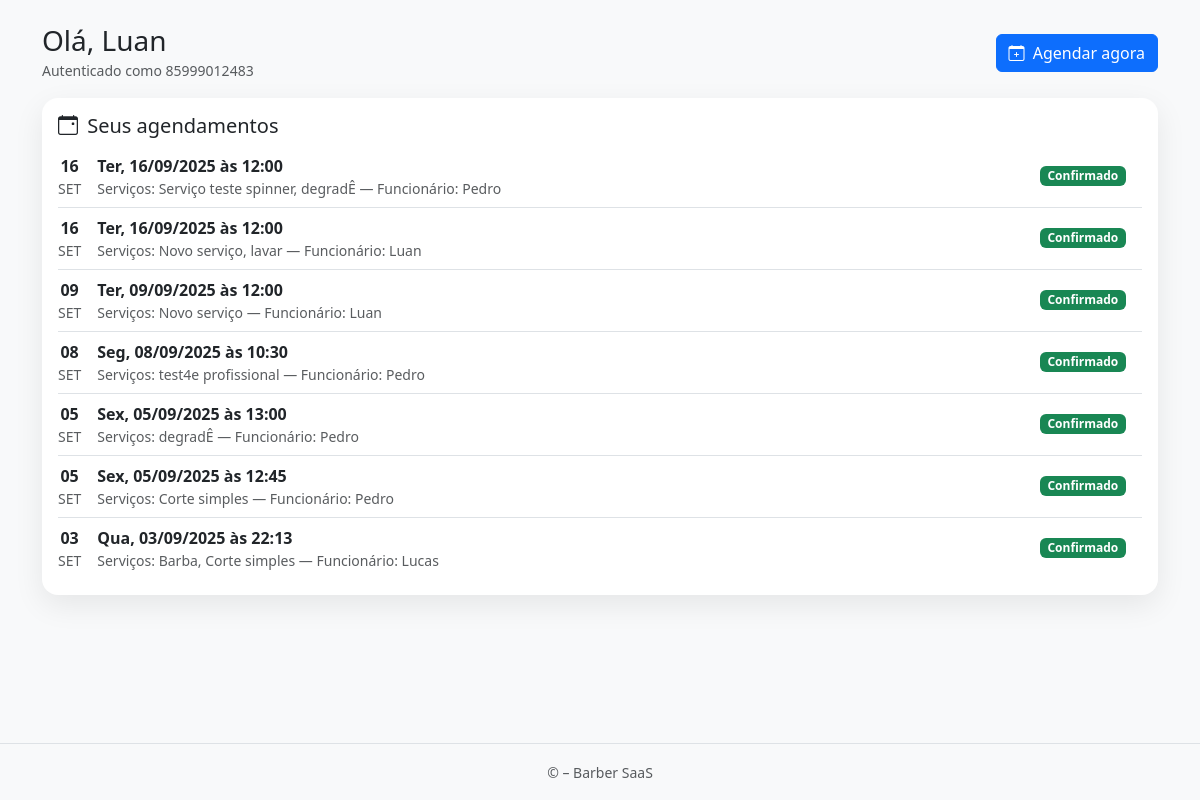
/client/dashboard/ (signed in), run on an earlier commit of the app's database.
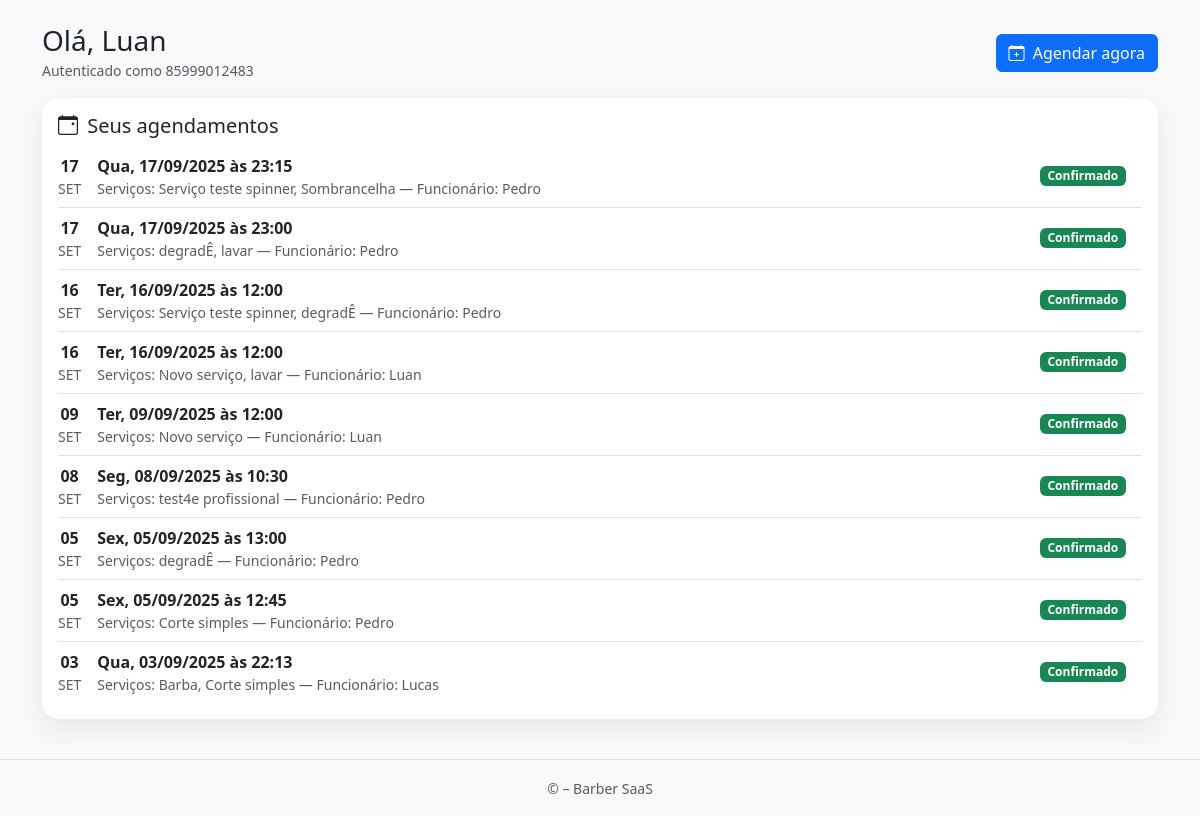
And on a later commit of the database.
### apps/accounts/models.py (models this page shows, shortened)
class User(AbstractUser):
    nome = models.CharField(max_length=120, blank=True, null=True)
    sobrenome = models.CharField(max_length=120, blank=True, null=True)
    grupo = models.SlugField(max_length=150, blank=True)  # << slug único para subdomínio
    email = models.EmailField(unique=True)
    is_owner = models.BooleanField(default=False)
    is_client = models.BooleanField(default=False)
    phone_regex = RegexValidator(r"^\+?\d{10,15}$", "Informe telefone no formato internacional, ex.: +5585...")
    phone = models.CharField(max_length=17, blank=True, null=True, validators=[phone_regex])
    full_name = models.CharField(max_length=120, blank=True, null=True)
    USERNAME_FIELD = "email"
    REQUIRED_FIELDS = []
    objects = UserManager()

### apps/appointments/models.py (models this page shows, shortened)
class Agendamento(models.Model):
    cliente = models.ForeignKey(
        settings.AUTH_USER_MODEL,
        on_delete=models.CASCADE,
        related_name="agendamentos"
    )
    loja = models.ForeignKey("cadastro.Loja", on_delete=models.CASCADE, related_name="agendamentos")
    funcionario = models.ForeignKey("cadastro.Funcionario", on_delete=models.CASCADE, related_name="agendamentos")
    servicos = models.ManyToManyField("cadastro.Servico", related_name="agendamentos")
    duracao_total_minutos = models.PositiveIntegerField(default=0)
    data = models.DateField()
    hora = models.TimeField()
    criado_em = models.DateTimeField(auto_now_add=True)
    confirmado = models.BooleanField(default=False)
    no_show = models.BooleanField(default=False)
    class FormaPagamento(models.TextChoices):
        PIX = "pix", "PIX"
        DEBITO = "debito", "Débito"
        DINHEIRO = "dinheiro", "Dinheiro"
        CREDITO = "credito", "Cartão de Crédito"
    valor_final = models.DecimalField(
        max_digits=10, decimal_places=2, null=True, blank=True
    )
    teve_desconto = models.BooleanField(default=False)
    forma_pagamento = models.CharField(
        max_length=20, choices=FormaPagamento.choices, blank=True, null=True
    )
    observacao = models.TextField(blank=True)
    finalizado_em = models.DateTimeField(blank=True, null=True)

### apps/cadastro/models.py (models this page shows, shortened)
class Servico(models.Model):
    loja = models.ForeignKey(Loja, on_delete=models.CASCADE, related_name='servicos')
    nome = models.CharField(max_length=160)
    slug = models.SlugField(max_length=180, blank=True)
    descricao = models.TextField(blank=True)
    duracao_minutos = models.PositiveSmallIntegerField(validators=[MinValueValidator(1)], default=30)
    preco = models.DecimalField(max_digits=10, decimal_places=2, validators=[MinValueValidator(0)])
    profissionais = models.ManyToManyField('Funcionario', related_name='servicos', blank=True)
    ativo = models.BooleanField(default=True)
    criado_em = models.DateTimeField(auto_now_add=True)
    atualizado_em = models.DateTimeField(auto_now=True)
    class Meta:
        verbose_name = "Serviço"
        verbose_name_plural = "Serviços"
        ordering = ("nome",)
        unique_together = (("loja", "slug"),)

class Funcionario(models.Model):
    class Cargo(models.TextChoices):
        BARBEIRO = 'barbeiro', 'Barbeiro'
        CABELEIREIRO = 'cabeleireiro', 'Cabeleireiro(a)'
        MANICURE = 'manicure', 'Manicure/Pedicure'
        ESTETICISTA = 'esteticista', 'Esteticista'
        SOMBRANCELHA = 'sobrancelha', 'Designer de Sobrancelha'
        RECEPCAO = 'recepcao', 'Recepção'
        OUTRO = 'outro', 'Outro'
    phone_regex = RegexValidator(
        r'^\+?\d{10,15}$',
        'Informe telefone no formato internacional, ex.: +5585...'
    )
    loja = models.ForeignKey('Loja', on_delete=models.CASCADE, related_name='funcionarios')
    nome = models.CharField(max_length=120)
    cargo = models.CharField(max_length=20, choices=Cargo.choices, default=Cargo.BARBEIRO)
    email = models.EmailField(blank=True, null=True)
    telefone = models.CharField(max_length=17, blank=True, null=True, validators=[phone_regex])
    slug = models.SlugField(max_length=160, blank=True)
    ativo = models.BooleanField(default=True)
    cor_hex = models.CharField(max_length=7, default='#000000', help_text='Cor para exibir no calendário (ex.: #FF0000)')
    criado_em = models.DateTimeField(auto_now_add=True)
    atualizado_em = models.DateTimeField(auto_now=True)
    class Meta:
        verbose_name = 'Funcionário'
        verbose_name_plural = 'Funcionários'
        unique_together = (('loja', 'slug'),)
        ordering = ('nome',)

### apps/accounts/views.py (the view)
# urls.py: path('client/dashboard/', views.client_dashboard, name='client_dashboard'),
@login_required
def client_dashboard(request):
    loja = None
    shop_slug = (
        request.session.get('shop_slug')
        or request.GET.get('shop')
        or get_shop_slug_from_host(request)
    )
    if shop_slug:
        from apps.cadastro.models import Loja
        loja = Loja.objects.filter(slug=shop_slug, ativa=True).first()
    agendamentos = Agendamento.objects.filter(cliente=request.user)
    if loja:
        agendamentos = agendamentos.filter(loja=loja)
    agendamentos = agendamentos.select_related("funcionario", "loja").prefetch_related("servicos").order_by("-data", "-hora")
    return render(
        request,
        "accounts/client_dashboard.html",
        {
            "loja": loja,
            "agendamentos": agendamentos,
        }
    )

### apps/accounts/utils.py (called while the page is built, shortened)
def get_shop_slug_from_host(request: HttpRequest) -> Optional[str]:
    host = request.get_host().split(':')[0]
    parts = host.split('.')
    is_ipv4 = (len(parts) == 4 and all(p.isdigit() for p in parts))
    if is_ipv4 or len(parts) < 3:
        return None

### apps/accounts/templates/accounts/client_dashboard.html (shortened to what this page needs)
{% extends "accounts/base_client.html" %}
{% block extra_head %}
  <link href="https://cdn.jsdelivr.net/npm/bootstrap-icons@1.11.3/font/bootstrap-icons.min.css" rel="stylesheet">
{% endblock %}
{% block content %}
  <div class="d-flex align-items-center justify-content-between mb-3">
    <div>
      <h3 class="mb-0">Olá, {{ request.user.full_name|default:"Cliente" }}</h3>
      <small class="text-muted">Autenticado como {{ request.user.phone }}</small>
    </div>
    <a href="{% url 'appointments:agendamento_start' %}" class="btn btn-primary">
      <i class="bi bi-calendar-plus me-1"></i> Agendar agora
    </a>
  </div>
  <div id="client-dashboard-fragment">
    {% include "accounts/partials/client_dashboard.html" %}
  </div>
{% endblock %}

### apps/accounts/templates/accounts/base_client.html (shortened to what this page needs)
<!doctype html>
<html lang="pt-BR">
<head>
  <link href="https://cdn.jsdelivr.net/npm/bootstrap-icons@1.11.3/font/bootstrap-icons.min.css" rel="stylesheet">
  <link href="https://cdn.jsdelivr.net/npm/bootstrap@5.3.2/dist/css/bootstrap.min.css" rel="stylesheet">
  {% block extra_head %}{% endblock %}
</head>
<body hx-boost="true" class="bg-light d-flex flex-column min-vh-100">
  <main class="flex-grow-1 container py-4" hx-history-elt>
    {% block content %}{% endblock %}
  </main>
  <footer class="text-center text-muted py-3 border-top">
    <small>&copy; {{ now|date:"Y" }} – Barber SaaS</small>
  </footer>
</body>
</html>

### apps/accounts/templates/accounts/partials/client_dashboard.html (shortened to what this page needs)
<div class="card card-elev mb-3">
  <div class="card-body">
    <div class="d-flex align-items-center justify-content-between mb-2">
      <h5 class="mb-0"><i class="bi bi-calendar-event me-1"></i> Seus agendamentos</h5>
    </div>
    {% if agendamentos %}
      <div class="list-group list-group-flush">
        {% for a in agendamentos %}
          <div class="list-group-item px-0">
            <div class="d-flex flex-wrap align-items-center gap-3">
              <div class="d-flex align-items-center me-auto">
                <div class="me-3 text-center">
                  <div class="fw-bold">{{ a.data|date:"d" }}</div>
                  <div class="text-muted small text-uppercase">{{ a.data|date:"b" }}</div>
                </div>
                <div>
                  <div class="fw-semibold">
                    {{ a.data|date:"D" }}, {{ a.data|date:"d/m/Y" }} às {{ a.hora|time:"H:i" }}
                  </div>
                  <div class="text-muted small">
                    Serviços:
                    {% if a.servicos.all %}
                      {% for s in a.servicos.all %}
                        {{ s.nome }}{% if not forloop.last %}, {% endif %}
                      {% endfor %}
                    {% else %}—{% endif %}
                    {% if a.funcionario %}
                      — Funcionário: {{ a.funcionario.nome|default:"—" }}
                    {% endif %}
                  </div>
                </div>
              </div>
              {% with st=a.status|default:"confirmado" %}
              <span class="badge
                {% if st == 'confirmado' %} text-bg-success
                {% elif st == 'pendente' %} text-bg-warning
                {% elif st == 'cancelado' %} text-bg-secondary
                {% else %} text-bg-light border
                {% endif %}">
                {{ st|capfirst }}
              </span>
              {% endwith %}
            </div>
          </div>
        {% endfor %}
      </div>
    {% endif %}
  </div>
</div>

### apps/accounts/templates/accounts/client_dashboard.html (style rules this page uses)
.card-elev { border:0; border-radius:1rem; box-shadow:0 10px 30px rgba(0,0,0,.08); }

What changed in the data, as far as the page shows it:
added Agendamento: data "17", data "SET", data "Qua", data "17/09/2025", hora "23:15", funcionario.nome "Pedro", value "Confirmado", Servico (nome "Serviço teste spinner")
now on this page (row unchanged): Servico: nome "Sombrancelha", shown under "17"
added Agendamento: data "17", data "SET", data "Qua", data "17/09/2025", hora "23:00", funcionario.nome "Pedro", value "Confirmado", Servico (nome "degradÊ"), Servico (nome "lavar")
